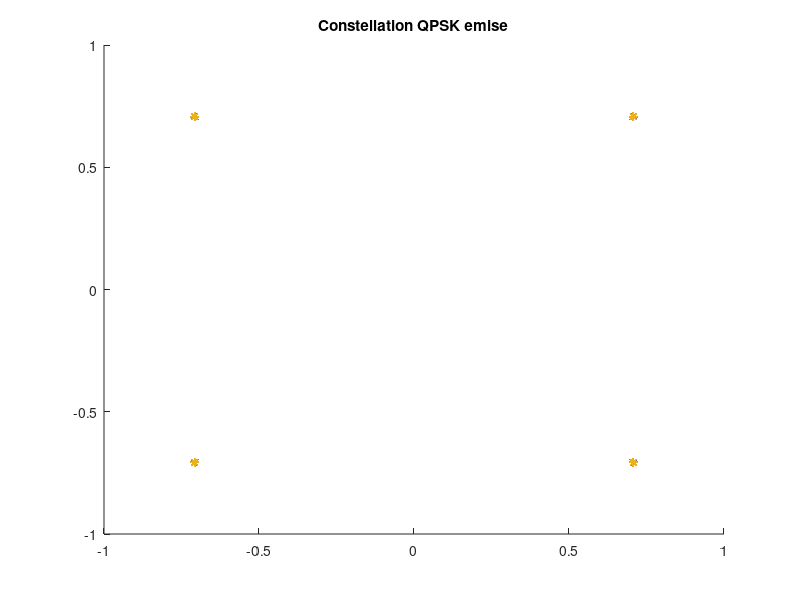

The MATLAB source for this figure:
clear ;
close all;
clc

K=1536; %carrier data
L=75;%nombre de blocs
N=3072; %bit par blocs

%generation des bits
b= randi([0,1],1,N*L);
b=reshape(b,L,N); %formation des blocs

%Modulation QPSK
q=zeros(L, K);
for L=1:75
    
   for n=1:K
q(L,n)= (1/sqrt(2))*((1-2*b(L,n))+ 1i*(1-2*b(L,n+K)));
   end
end
Y=q;
%%
% plot constellation at transmitter

figure(1);
hold on;
plot(real(Y),imag(Y),'*');
title('Constellation QPSK emise')



